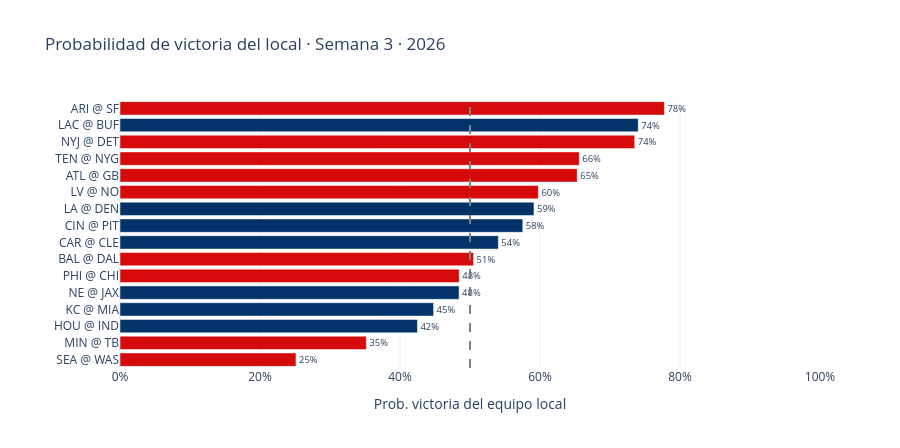

This figure's notebook cell:
### Markdown cell above
## §5 · Probabilidades de la próxima semana sin jugar

`current_week_probabilities()` detecta automáticamente la primera semana
pendiente (la próxima por jugarse) y regresa esos partidos con la
probabilidad de victoria calculada usando el ELO más reciente disponible.

### Code cell
next_week_df = current_week_probabilities(games_df)
next_week_n  = int(next_week_df['week'].iloc[0])
print(f"Próxima semana con probabilidades: Semana {next_week_n}")

plot_df = next_week_df.copy()
plot_df['matchup'] = plot_df['away_team'] + ' @ ' + plot_df['home_team']
plot_df = plot_df.sort_values('p_home_pre')
plot_df['home_color'] = plot_df['home_team'].map(TEAM_CONF).map({'AFC': AFC_COLOR, 'NFC': NFC_COLOR})

fig = go.Figure()
fig.add_trace(go.Bar(
    x=plot_df['p_home_pre'],
    y=plot_df['matchup'],
    orientation='h',
    marker_color=plot_df['home_color'],
    text=[f"{p:.0%}" for p in plot_df['p_home_pre']],
    textposition='outside',
    hovertemplate='%{y}<br>Prob. victoria local: %{x:.1%}<extra></extra>',
))
fig.add_vline(x=0.5, line_dash='dash', line_color='gray')
fig.update_layout(
    title=f'Probabilidad de victoria del local · Semana {next_week_n} · {SEASON}',
    xaxis_title='Prob. victoria del equipo local',
    xaxis_tickformat='.0%',
    xaxis_range=[0, 1],
    template='plotly_white',
    height=max(400, 28 * len(plot_df)),
    margin=dict(l=120),
)
fig.show()

### Figure 1 — Plotly figure (JSON) as saved in the notebook; plotly's stock layout.template omitted (floating-point values rounded to 4 significant figures)
{"data": [{"hovertemplate": "%{y}<br>Prob. victoria local: %{x:.1%}<extra></extra>", "marker": {"color": ["#D50A0A", "#D50A0A", "#013369", "#013369", "#013369", "#D50A0A", "#D50A0A", "#013369", "#013369", "#013369", "#D50A0A", "#D50A0A", "#D50A0A", "#D50A0A", "#013369", "#D50A0A"]}, "orientation": "h", "text": ["25%", "35%", "42%", "45%", "48%", "48%", "51%", "54%", "58%", "59%", "60%", "65%", "66%", "74%", "74%", "78%"], "textposition": "outside", "type": "bar", "x": [0.2514, 0.3519, 0.4249, 0.448, 0.4844, 0.4846, 0.5051, 0.5405, 0.5754, 0.5914, 0.5977, 0.6532, 0.6561, 0.7353, 0.7403, 0.7777], "y": ["SEA @ WAS", "MIN @ TB", "HOU @ IND", "KC @ MIA", "NE @ JAX", "PHI @ CHI", "BAL @ DAL", "CAR @ CLE", "CIN @ PIT", "LA @ DEN", "LV @ NO", "ATL @ GB", "TEN @ NYG", "NYJ @ DET", "LAC @ BUF", "ARI @ SF"]}], "layout": {"height": 448, "margin": {"l": 120}, "shapes": [{"line": {"color": "gray", "dash": "dash"}, "type": "line", "x0": 0.5, "x1": 0.5, "xref": "x", "y0": 0, "y1": 1, "yref": "y domain"}], "title": {"text": "Probabilidad de victoria del local · Semana 3 · 2026"}, "xaxis": {"range": [0, 1], "tickformat": ".0%", "title": {"text": "Prob. victoria del equipo local"}}}}
